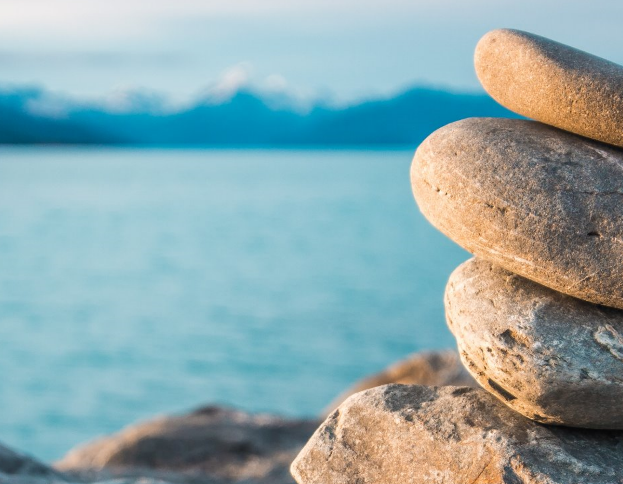
#> input picture Temel Seviye/Kullanım 4 Bütünsel İşlemler/resim.png, 623 x 484 px
$ python 'Sınır İşlemleri.py'
#> lines starting #> are read from the running program, lines starting #| are printed output that depends on the picture
import cv2
import numpy as np

resim = cv2.imread("resim.png")
#> resim is the input picture: shape (484, 623, 3); mean B, G, R 171.6, 168.3, 141.4

#kenarlardan 100 pixel 4 tarafa aynala
resim2 = cv2.copyMakeBorder(resim,100,100,100,100,cv2.BORDER_REFLECT)
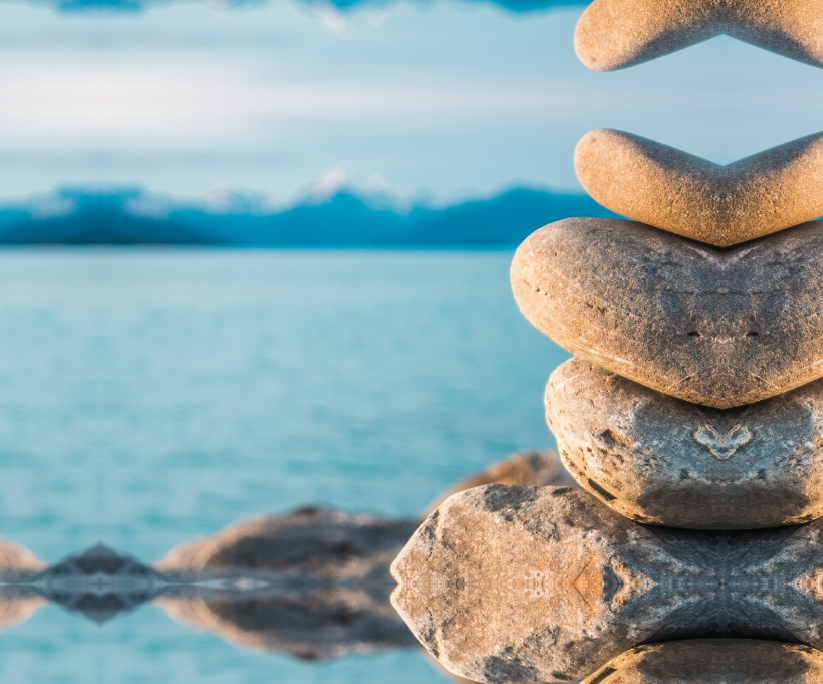
#> resim2: shape (684, 823, 3); mean B, G, R 166.2, 164, 142.7

#resmi kenarlardan tekrarla
resim3 = cv2.copyMakeBorder(resim,200,200,200,200,cv2.BORDER_WRAP)
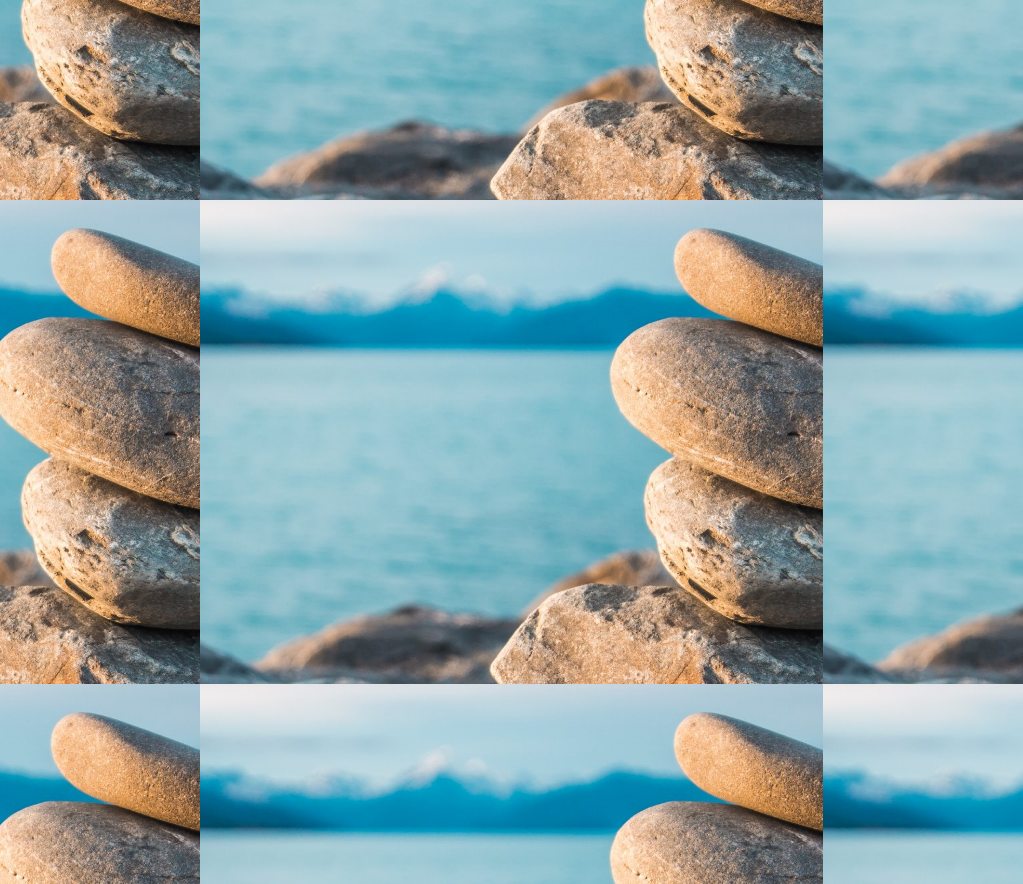
#> resim3: shape (884, 1023, 3); mean B, G, R 167.3, 165.2, 141.9

#kenarlardan sabit pixelle uzat
resim4 = cv2.copyMakeBorder(resim,200,200,200,200,cv2.BORDER_CONSTANT,value=[255,255,255])
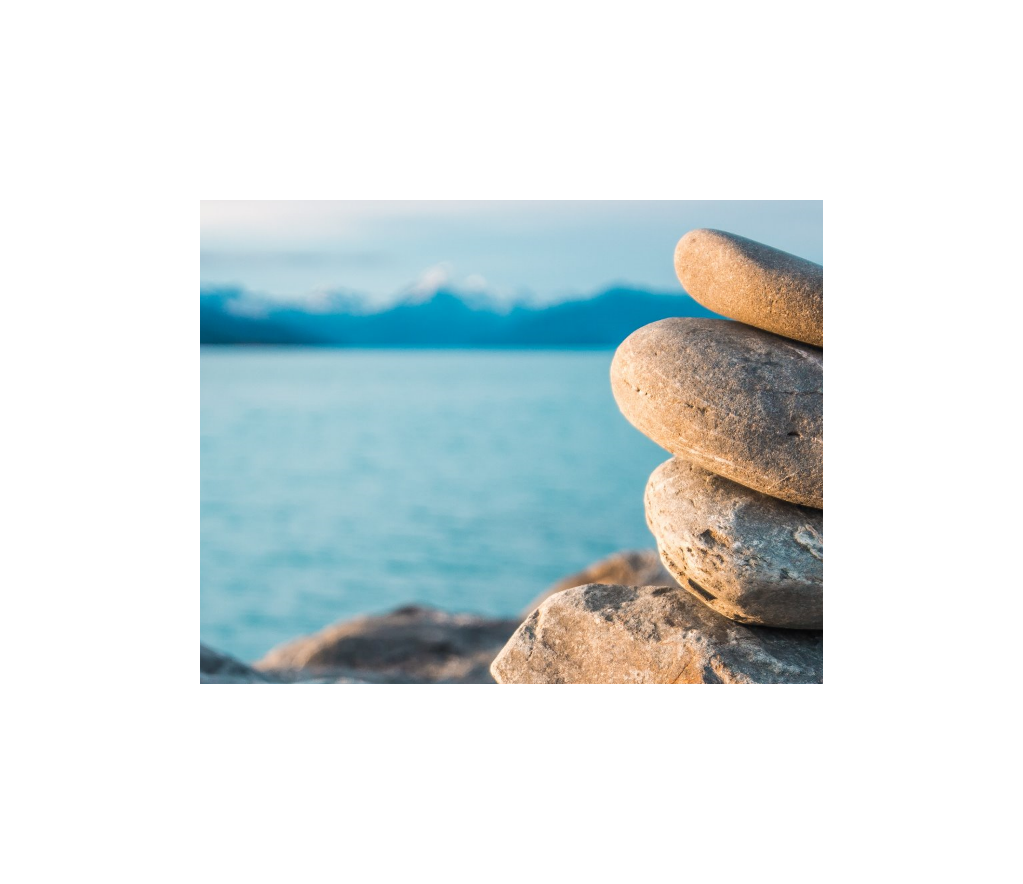
#> resim4: shape (884, 1023, 3); mean B, G, R 227.2, 226.1, 217.1

cv2.imshow("Border Aynalar",resim2)
cv2.imshow("Border Tekrarlama",resim3)
cv2.imshow("Border Uzat",resim4)
cv2.waitKey()
cv2.destroyAllWindows()
